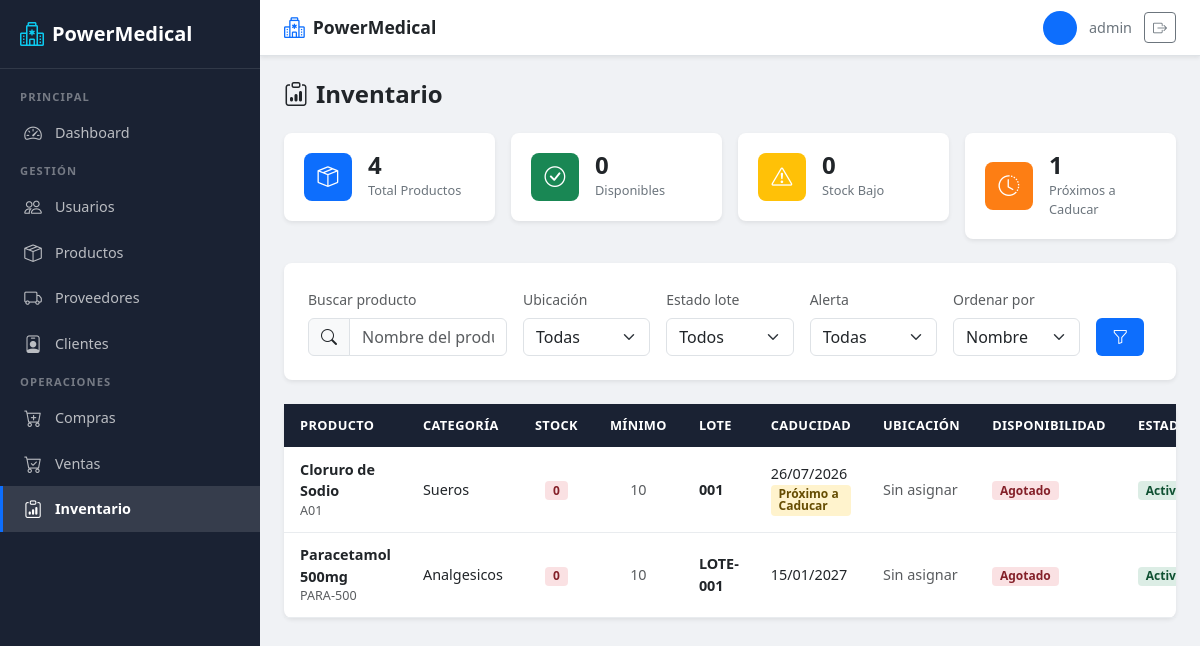
The app's page /usuarios/inventario/ (signed in), older data.
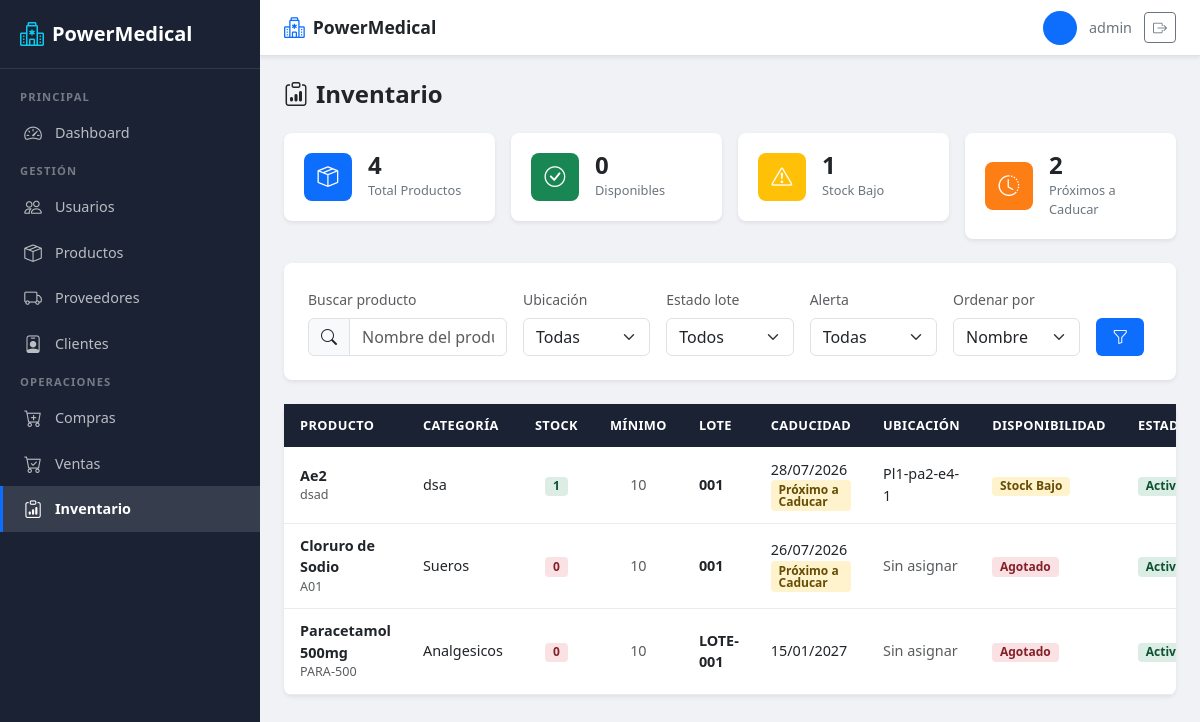
The same page, newer data.
### usuarios/models.py (models this page shows, shortened)
class Lote(models.Model):
    ESTADOS = [
        ('ACTIVO', 'Activo'),
        ('INACTIVO', 'Inactivo'),
    ]
    detalle_compra = models.ForeignKey(
        DetalleCompra,
        on_delete=models.CASCADE,
        related_name='lotes'
    )
    numero_lote = models.CharField(max_length=50)
    fecha_fabricacion = models.DateField(
        null=True,
        blank=True,
        verbose_name="Fecha de Fabricación"
    )
    fecha_caducidad = models.DateField(
        verbose_name="Fecha de Caducidad"
    )
    cantidad_recibida = models.PositiveIntegerField(
        verbose_name="Cantidad Recibida"
    )
    ubicacion = models.ForeignKey(
        Ubicacion,
        on_delete=models.PROTECT,
        null=True,
        blank=True,
        verbose_name="Ubicación"
    )
    estado = models.CharField(
        max_length=10,
        choices=ESTADOS,
        default='ACTIVO'
    )
    class Meta:
        constraints = [
            models.UniqueConstraint(
                fields=['detalle_compra', 'numero_lote'],
                name='unique_lote_por_detalle'
            )
        ]

class Producto(models.Model):
    ESTADOS = [
        ('ACTIVO', 'Activo'),
        ('INACTIVO', 'Inactivo'),
    ]
    codigo = models.CharField(max_length=30, unique=True)
    nombre = models.CharField(max_length=150)
    descripcion = models.TextField(blank=True)
    categoria = models.CharField(max_length=100)
    laboratorio = models.CharField(max_length=100)
    unidad_medida = models.CharField(max_length=50)
    temperatura = models.DecimalField(
        max_digits=5,
        decimal_places=2,
        help_text="Temperatura de almacenamiento en °C"
    )
    precio_compra = models.DecimalField(max_digits=10, decimal_places=2)
    precio_venta = models.DecimalField(max_digits=10, decimal_places=2)
    iva = models.DecimalField(max_digits=5, decimal_places=2)
    stock = models.PositiveIntegerField(
        default=0,
        verbose_name="Stock"
    )
    stock_minimo = models.PositiveIntegerField(
        default=10,
        verbose_name="Stock Mínimo"
    )
    estado = models.CharField(
        max_length=10,
        choices=ESTADOS,
        default='ACTIVO'
    )

class Ubicacion(models.Model):
    planta = models.CharField(max_length=50, verbose_name="Planta")
    pasillo = models.CharField(max_length=50, verbose_name="Pasillo")
    estanteria = models.CharField(max_length=50, verbose_name="Estantería")
    nivel = models.CharField(max_length=50, verbose_name="Nivel")
    codigo = models.CharField(max_length=50, unique=True, verbose_name="Código")
    class Meta:
        verbose_name = "Ubicación"
        verbose_name_plural = "Ubicaciones"

### usuarios/views.py (the view, shortened to what this page needs)
# urls.py: path('inventario/', views.lista_inventario, name='lista_inventario'),
@roles_permitidos('ADMIN', 'BODEGA')
def lista_inventario(request):
    hoy = timezone.now().date()
    limite_caducidad = hoy + timedelta(days=30)
    lotes = Lote.objects.select_related(
        'detalle_compra__producto',
        'ubicacion',
    ).filter(detalle_compra__producto__estado='ACTIVO')
    query = request.GET.get('q', '')
    if query:
        lotes = lotes.filter(
            detalle_compra__producto__nombre__icontains=query
        )
    ubicacion_id = request.GET.get('ubicacion', '')
    if ubicacion_id:
        lotes = lotes.filter(ubicacion_id=ubicacion_id)
    estado = request.GET.get('estado', '')
    if estado:
        lotes = lotes.filter(estado=estado)
    stock_bajo = request.GET.get('stock_bajo', '')
    agotados = request.GET.get('agotados', '')
    caducar = request.GET.get('caducar', '')
    if stock_bajo == '1':
        lotes = lotes.filter(
            detalle_compra__producto__stock__gt=0,
            detalle_compra__producto__stock__lte=F('detalle_compra__producto__stock_minimo'),
        )
    elif agotados == '1':
        lotes = lotes.filter(detalle_compra__producto__stock=0)
    ordenar = request.GET.get('ordenar', 'nombre')
    orden_map = {
        'nombre': 'detalle_compra__producto__nombre',
        'stock': 'detalle_compra__producto__stock',
        'caducidad': 'fecha_caducidad',
    }
    campo_orden = orden_map.get(ordenar, 'detalle_compra__producto__nombre')
    lotes = lotes.order_by(campo_orden)
    ubicaciones = Ubicacion.objects.all().order_by('codigo')
    base_productos = Producto.objects.filter(estado='ACTIVO')
    total_productos = base_productos.count()
    disponibles = base_productos.filter(
        stock__gt=F('stock_minimo')
    ).count()
    productos_stock_bajo = base_productos.filter(
        stock__gt=0,
        stock__lte=F('stock_minimo'),
    ).count()
    productos_caducar = base_productos.filter(
        detallecompra__lotes__fecha_caducidad__lte=limite_caducidad,
        detallecompra__lotes__fecha_caducidad__gte=hoy,
        detallecompra__lotes__estado='ACTIVO',
    ).distinct().count()
    return render(request, 'usuarios/inventario.html', {
        'lotes': lotes,
        'ubicaciones': ubicaciones,
        'query': query,
        'ubicacion_seleccionada': ubicacion_id,
        'estado_seleccionado': estado,
        'ordenar': ordenar,
        'hoy': hoy,
        'limite_caducidad': limite_caducidad,
        'stock_bajo_activo': stock_bajo == '1',
        'agotados_activo': agotados == '1',
        'caducar_activo': caducar != '',
        'total_productos': total_productos,
        'disponibles': disponibles,
        'productos_stock_bajo': productos_stock_bajo,
        'productos_caducar': productos_caducar,
    })

### usuarios/views.py (called while the page is built)
def roles_permitidos(*roles):
    def decorator(view_func):
        @wraps(view_func)
        @login_required
        def wrapper(request, *args, **kwargs):
            if request.user.is_superuser or request.user.rol in roles:
                return view_func(request, *args, **kwargs)
            return redirect('redireccion_rol')
        return wrapper
    return decorator

### usuarios/templates/usuarios/inventario.html (shortened to what the changed rows need)
{% extends 'usuarios/base.html' %}
{% block content %}
<div class="pm-page-header">
    <h2><i class="bi bi-clipboard-data me-2"></i>Inventario</h2>
</div>
<div class="row g-3 mb-4">
    <div class="col-sm-6 col-lg-3">
        <a href="{% url 'lista_inventario' %}?stock_bajo=1" class="pm-stat-card">
            <div class="pm-stat-info">
                <h3>{{ productos_stock_bajo }}</h3>
                <p>Stock Bajo</p>
            </div>
        </a>
    </div>
    <div class="col-sm-6 col-lg-3">
        <a href="{% url 'lista_inventario' %}?caducar=30" class="pm-stat-card">
            <div class="pm-stat-info">
                <h3>{{ productos_caducar }}</h3>
                <p>Próximos a Caducar</p>
            </div>
        </a>
    </div>
</div>
<div class="pm-card">
    <div class="pm-card-body p-0">
        <div class="pm-table-responsive">
            <table class="pm-table">
                <thead>
                    <tr>
                        <th>Producto</th>
                        <th>Categoría</th>
                        <th class="text-center">Stock</th>
                        <th class="text-center">Mínimo</th>
                        <th>Lote</th>
                        <th>Caducidad</th>
                        <th>Ubicación</th>
                        <th>Disponibilidad</th>
                        <th>Estado</th>
                    </tr>
                </thead>
                <tbody>
                    {% for lote in lotes %}
                    {% with producto=lote.detalle_compra.producto %}
                    <tr>
                        <td>
                            <strong>{{ producto.nombre }}</strong>
                            <div class="text-muted small">{{ producto.codigo }}</div>
                        </td>
                        <td>{{ producto.categoria }}</td>
                        <td class="text-center">
                            {% if producto.stock > 0 %}
                                <span class="pm-badge pm-badge-success">{{ producto.stock }}</span>
                            {% else %}
                                <span class="pm-badge pm-badge-inactive">0</span>
                            {% endif %}
                        </td>
                        <td class="text-center">
                            <span class="text-muted">{{ producto.stock_minimo }}</span>
                        </td>
                        <td><strong>{{ lote.numero_lote }}</strong></td>
                        <td>
                            {% if lote.fecha_caducidad %}
                                {{ lote.fecha_caducidad|date:"d/m/Y" }}
                                {% if lote.fecha_caducidad <= limite_caducidad and lote.fecha_caducidad >= hoy %}
                                    <br><span class="pm-badge pm-badge-warning">Próximo a Caducar</span>
                                {% endif %}
                            {% else %}
                                <span class="text-muted">-</span>
                            {% endif %}
                        </td>
                        <td>
                            {% if lote.ubicacion %}
                                <span>{{ lote.ubicacion.codigo }}</span>
                            {% else %}
                                <span class="text-muted">Sin asignar</span>
                            {% endif %}
                        </td>
                        <td>
                            {% if producto.stock == 0 %}
                                <span class="pm-badge pm-badge-inactive">Agotado</span>
                            {% elif producto.stock <= producto.stock_minimo %}
                                <span class="pm-badge pm-badge-warning">Stock Bajo</span>
                            {% else %}
                                <span class="pm-badge pm-badge-success">Disponible</span>
                            {% endif %}
                        </td>
                        <td>
                            {% if lote.estado == 'ACTIVO' %}
                                <span class="pm-badge pm-badge-success">Activo</span>
                            {% else %}
                                <span class="pm-badge pm-badge-inactive">Inactivo</span>
                            {% endif %}
                        </td>
                    </tr>
                    {% endwith %}
                    {% endfor %}
                </tbody>
            </table>
        </div>
    </div>
</div>
{% endblock %}

Row changes from the older to the newer data that the page shows:
added Lote: detalle_compra.producto.nombre "Ae2", detalle_compra.producto.codigo "dsad", detalle_compra.producto.categoria "dsa", detalle_compra.producto.stock "1", detalle_compra.producto.stock_minimo "10", numero_lote "001", fecha_caducidad "28/07/2026", shows "Próximo a Caducar", ubicacion.codigo "Pl1-pa2-e4-1", shows "Stock Bajo", estado "Activo"
Text that changed along with them:
{{ productos_stock_bajo }}: "0" → "1"
{{ productos_caducar }}: "1" → "2"
